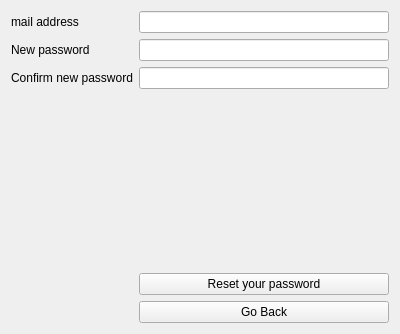
<?xml version="1.0" encoding="UTF-8"?>
<ui version="4.0">
 <class>Form</class>
 <widget class="QWidget" name="Form">
  <property name="geometry">
   <rect>
    <x>0</x>
    <y>0</y>
    <width>400</width>
    <height>334</height>
   </rect>
  </property>
  <property name="windowTitle">
   <string>Form</string>
  </property>
  <layout class="QGridLayout" name="gridLayout">
   <item row="0" column="0">
    <widget class="QLabel" name="label">
     <property name="text">
      <string>mail address</string>
     </property>
    </widget>
   </item>
   <item row="0" column="2">
    <widget class="QLineEdit" name="lineEdit"/>
   </item>
   <item row="1" column="0">
    <widget class="QLabel" name="label_2">
     <property name="text">
      <string>New password</string>
     </property>
    </widget>
   </item>
   <item row="1" column="2">
    <widget class="QLineEdit" name="lineEdit_2">
     <property name="echoMode">
      <enum>QLineEdit::Password</enum>
     </property>
    </widget>
   </item>
   <item row="2" column="0" colspan="2">
    <widget class="QLabel" name="label_3">
     <property name="text">
      <string>Confirm new password</string>
     </property>
    </widget>
   </item>
   <item row="2" column="2">
    <widget class="QLineEdit" name="lineEdit_3">
     <property name="text">
      <string/>
     </property>
     <property name="echoMode">
      <enum>QLineEdit::Password</enum>
     </property>
    </widget>
   </item>
   <item row="3" column="1" colspan="2">
    <widget class="QLabel" name="error">
     <property name="text">
      <string/>
     </property>
    </widget>
   </item>
   <item row="4" column="2">
    <widget class="QPushButton" name="pushButton">
     <property name="cursor">
      <cursorShape>PointingHandCursor</cursorShape>
     </property>
     <property name="text">
      <string>Reset your password</string>
     </property>
    </widget>
   </item>
   <item row="5" column="2">
    <widget class="QPushButton" name="pushButton_2">
     <property name="cursor">
      <cursorShape>PointingHandCursor</cursorShape>
     </property>
     <property name="text">
      <string>Go Back</string>
     </property>
    </widget>
   </item>
  </layout>
 </widget>
 <resources/>
 <connections/>
 <slots>
  <slot>slot1()</slot>
 </slots>
</ui>
